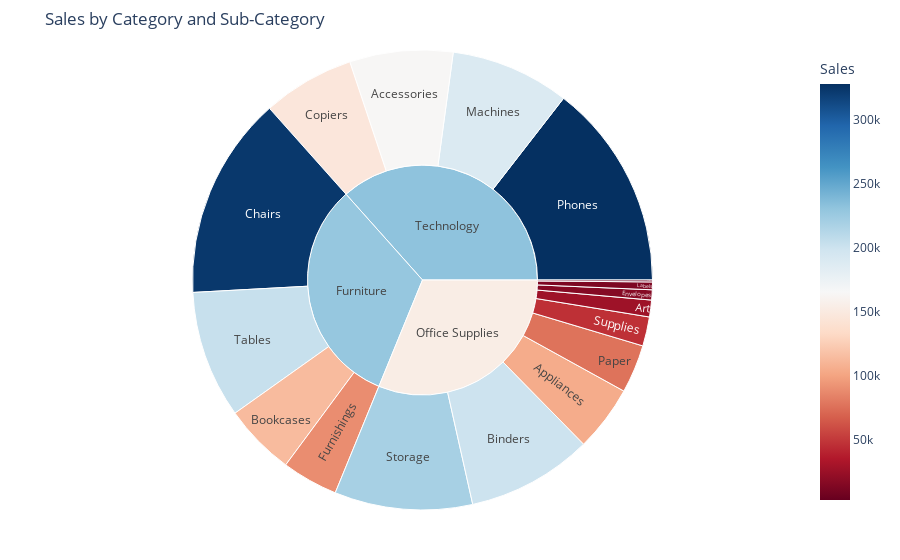

The cell this chart's notebook holds for it:
### Code cell
#Summarize the Sales data by Category and Sub category
df_summary = df.groupby(['Category', 'Sub-Category'])['Sales'].sum().reset_index()
#Create a nested pie chart
fig = px.sunburst(
    df_summary,
    path=['Category', 'Sub-Category'], values='Sales',
    color='Sales',
    color_continuous_scale='RdBu',
    title='Sales by Category and Sub-Category'
)

fig.update_layout(margin=dict(t=50, l=50, r=50, b=50))
fig.write_image(f"{output}/Sales_per_category_and_sub_category_sunburst_chart.jpg")

fig.show()

### Figure 1 — Plotly figure (JSON) as saved in the notebook; plotly's stock layout.template omitted (floating-point values rounded to 4 significant figures)
{"data": [{"branchvalues": "total", "customdata": [[164200.0], [104600.0], [26710.0], [200000.0], [113800.0], [322800.0], [146200.0], [16130.0], [3002.0], [89210.0], [12350.0], [189200.0], [76830.0], [327800.0], [219300.0], [46420.0], [202800.0], [228200.0], [153500.0], [231600.0]], "domain": {"x": [0, 1], "y": [0, 1]}, "hovertemplate": "labels=%{label}<br>Sales_sum=%{value}<br>parent=%{parent}<br>id=%{id}<br>Sales=%{color}<extra></extra>", "ids": ["Technology/Accessories", "Office Supplies/Appliances", "Office Supplies/Art", "Office Supplies/Binders", "Furniture/Bookcases", "Furniture/Chairs", "Technology/Copiers", "Office Supplies/Envelopes", "Office Supplies/Fasteners", "Furniture/Furnishings", "Office Supplies/Labels", "Technology/Machines", "Office Supplies/Paper", "Technology/Phones", "Office Supplies/Storage", "Office Supplies/Supplies", "Furniture/Tables", "Furniture", "Office Supplies", "Technology"], "labels": ["Accessories", "Appliances", "Art", "Binders", "Bookcases", "Chairs", "Copiers", "Envelopes", "Fasteners", "Furnishings", "Labels", "Machines", "Paper", "Phones", "Storage", "Supplies", "Tables", "Furniture", "Office Supplies", "Technology"], "marker": {"coloraxis": "coloraxis", "colors": [164200.0, 104600.0, 26710.0, 200000.0, 113800.0, 322800.0, 146200.0, 16130.0, 3002.0, 89210.0, 12350.0, 189200.0, 76830.0, 327800.0, 219300.0, 46420.0, 202800.0, 228200.0, 153500.0, 231600.0]}, "name": "", "parents": ["Technology", "Office Supplies", "Office Supplies", "Office Supplies", "Furniture", "Furniture", "Technology", "Office Supplies", "Office Supplies", "Furniture", "Office Supplies", "Technology", "Office Supplies", "Technology", "Office Supplies", "Office Supplies", "Furniture", "", "", ""], "type": "sunburst", "values": [164200.0, 104600.0, 26710.0, 200000.0, 113800.0, 322800.0, 146200.0, 16130.0, 3002.0, 89210.0, 12350.0, 189200.0, 76830.0, 327800.0, 219300.0, 46420.0, 202800.0, 728700.0, 705400.0, 827500.0]}], "layout": {"coloraxis": {"colorbar": {"title": {"text": "Sales"}}, "colorscale": [[0, "rgb(103,0,31)"], [0.1, "rgb(178,24,43)"], [0.2, "rgb(214,96,77)"], [0.3, "rgb(244,165,130)"], [0.4, "rgb(253,219,199)"], [0.5, "rgb(247,247,247)"], [0.6, "rgb(209,229,240)"], [0.7, "rgb(146,197,222)"], [0.8, "rgb(67,147,195)"], [0.9, "rgb(33,102,172)"], [1, "rgb(5,48,97)"]]}, "legend": {"tracegroupgap": 0}, "margin": {"b": 50, "l": 50, "r": 50, "t": 50}, "title": {"text": "Sales by Category and Sub-Category"}}}
